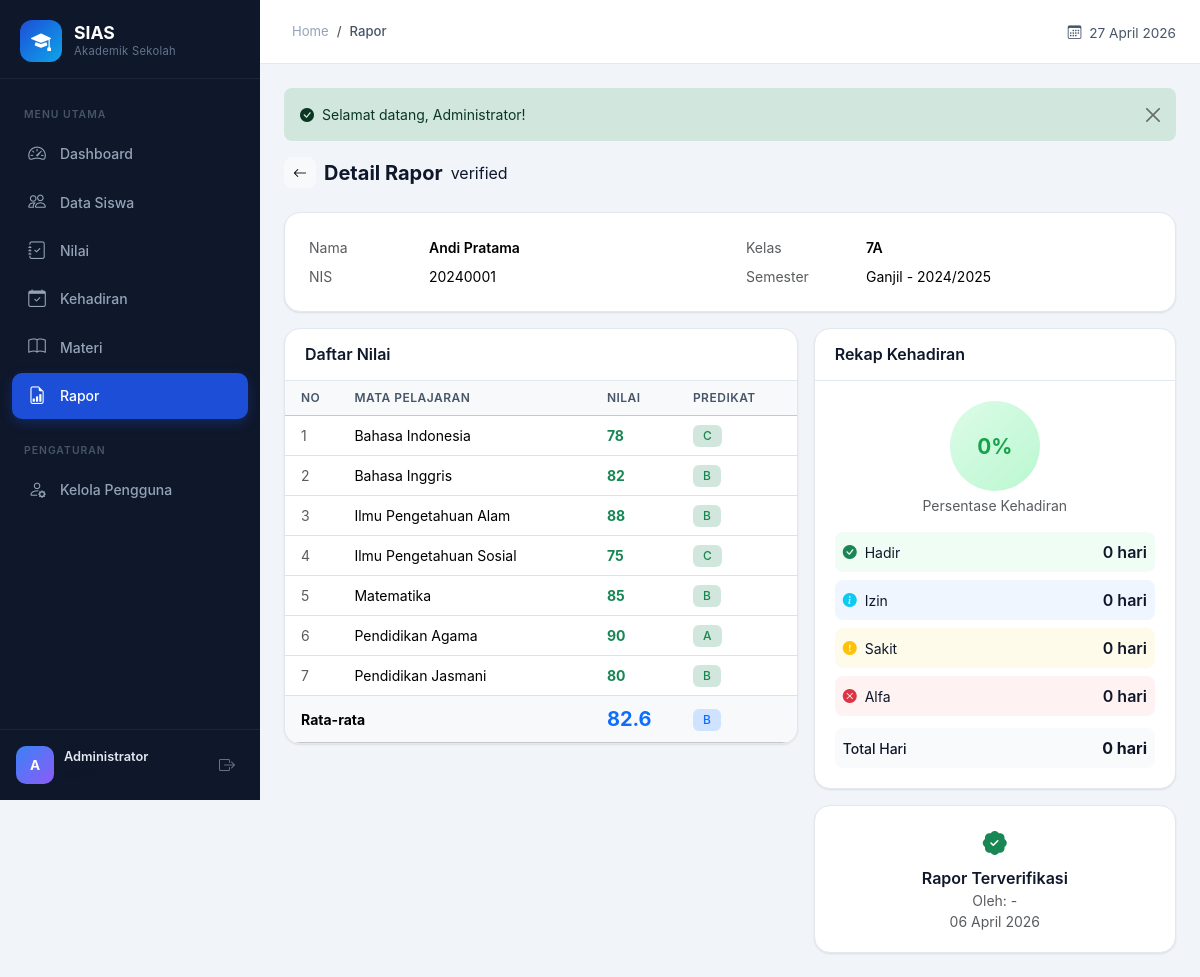
Screenshot of /index.php?page=rapor&action=detail&id=40 (signed in) with the database file from the repository.
### tables this page shows
CREATE TABLE `users` (
  `id` int(11) NOT NULL,
  `nama` varchar(100) NOT NULL,
  `email` varchar(100) NOT NULL,
  `password` varchar(255) NOT NULL,
  `role` enum('admin','guru','kepala_sekolah') NOT NULL,
  `created_at` timestamp NOT NULL DEFAULT current_timestamp(),
  `updated_at` timestamp NOT NULL DEFAULT current_timestamp() ON UPDATE current_timestamp()
);

CREATE TABLE `rapor` (
  `id` int(11) NOT NULL,
  `siswa_id` int(11) NOT NULL,
  `semester` varchar(10) DEFAULT 'Ganjil',
  `tahun_ajaran` varchar(20) DEFAULT '2024/2025',
  `rata_rata` decimal(5,2) DEFAULT 0.00,
  `predikat` varchar(20) DEFAULT NULL,
  `status` enum('draft','verified') DEFAULT 'draft',
  `catatan` text DEFAULT NULL,
  `verified_by` int(11) DEFAULT NULL,
  `verified_at` timestamp NULL DEFAULT NULL,
  `created_at` timestamp NOT NULL DEFAULT current_timestamp(),
  `updated_at` timestamp NOT NULL DEFAULT current_timestamp() ON UPDATE current_timestamp()
);

CREATE TABLE `siswa` (
  `id` int(11) NOT NULL,
  `nama` varchar(100) NOT NULL,
  `nis` varchar(20) NOT NULL,
  `kelas` varchar(20) NOT NULL,
  `jenis_kelamin` enum('L','P') DEFAULT 'L',
  `created_at` timestamp NOT NULL DEFAULT current_timestamp(),
  `updated_at` timestamp NOT NULL DEFAULT current_timestamp() ON UPDATE current_timestamp()
);

CREATE TABLE `nilai` (
  `id` int(11) NOT NULL,
  `siswa_id` int(11) NOT NULL,
  `mapel_id` int(11) NOT NULL,
  `nilai_angka` decimal(5,2) NOT NULL,
  `semester` varchar(10) DEFAULT 'Ganjil',
  `tahun_ajaran` varchar(20) DEFAULT '2024/2025',
  `created_at` timestamp NOT NULL DEFAULT current_timestamp()
);

CREATE TABLE `mapel` (
  `id` int(11) NOT NULL,
  `nama_mapel` varchar(100) NOT NULL,
  `kode` varchar(10) NOT NULL,
  `created_at` timestamp NOT NULL DEFAULT current_timestamp()
);

### views/rapor/detail.php (the view, shortened to what the rows shown need)
<?php
 $nilai = $data['nilaiList'];
 $rekap = $data['rekapHadir'];
 $rapor = $data['rapor'];
 $siswa = $data['siswa'];
?>
<div class="d-flex align-items-center gap-2 mb-4">
    <a href="<?= BASE_URL ?>/index.php?page=rapor" class="btn btn-light rounded-3 btn-sm">
        <i class="bi bi-arrow-left"></i>
    </a>
    <h5 class="fw-bold mb-0">Detail Rapor</h5>
    <?= badgeRapor($rapor['status']) ?>
</div>
<div class="content-card mb-3">
    <div class="content-card-body">
        <div class="row">
            <div class="col-md-6">
                <table class="table table-borderless table-sm mb-0">
                    <tr><td class="text-muted" style="width:120px;">Nama</td><td class="fw-semibold"><?= e($siswa['nama']) ?></td></tr>
                    <tr><td class="text-muted">NIS</td><td><?= e($siswa['nis']) ?></td></tr>
                </table>
            </div>
            <div class="col-md-6">
                <table class="table table-borderless table-sm mb-0">
                    <tr><td class="text-muted" style="width:120px;">Kelas</td><td class="fw-semibold"><?= e($siswa['kelas']) ?></td></tr>
                    <tr><td class="text-muted">Semester</td><td><?= e($rapor['semester']) ?> - <?= e($rapor['tahun_ajaran']) ?></td></tr>
                </table>
            </div>
        </div>
    </div>
</div>
<div class="row g-3">
    <div class="col-lg-7">
        <div class="content-card">
            <div class="content-card-header">
                <h6 class="mb-0 fw-semibold">Daftar Nilai</h6>
            </div>
            <div class="table-responsive">
                <table class="table table-hover align-middle mb-0">
                    <thead>
                        <tr class="table-light">
                            <th class="ps-3">No</th>
                            <th>Mata Pelajaran</th>
                            <th>Nilai</th>
                            <th>Predikat</th>
                        </tr>
                    </thead>
                    <tbody>
                        <?php if (empty($nilai)): ?>
                        <tr><td colspan="4" class="text-center text-muted py-4">Belum ada nilai.</td></tr>
                        <?php else: ?>
                            <?php $no = 1; foreach ($nilai as $n): ?>
                            <tr>
                                <td class="ps-3 text-muted"><?= $no++ ?></td>
                                <td><?= e($n['nama_mapel']) ?></td>
                                <td class="fw-bold <?= $n['nilai_angka'] >= 75 ? 'text-success' : 'text-danger' ?>">
                                    <?= number_format($n['nilai_angka'], 0) ?>
                                </td>
                                <td>
                                    <span class="badge <?= $n['nilai_angka'] >= 75 ? 'bg-success-subtle text-success' : 'bg-danger-subtle text-danger' ?> rounded-2">
                                        <?= getPredikat($n['nilai_angka']) ?>
                                    </span>
                                </td>
                            </tr>
                            <?php endforeach; ?>
                        <?php endif; ?>
                    </tbody>
                    <?php if (!empty($nilai)): ?>
                    <tfoot>
                        <tr class="table-light fw-bold">
                            <td colspan="2" class="ps-3">Rata-rata</td>
                            <td class="text-primary fs-5"><?= number_format($rapor['rata_rata'], 1) ?></td>
                            <td>
                                <span class="badge bg-primary-subtle text-primary rounded-2"><?= e($rapor['predikat']) ?></span>
                            </td>
                        </tr>
                    </tfoot>
                    <?php endif; ?>
                </table>
            </div>
        </div>
    </div>
    <div class="col-lg-5">
        <div class="content-card">
            <div class="content-card-header">
                <h6 class="mb-0 fw-semibold">Rekap Kehadiran</h6>
            </div>
            <div class="content-card-body">
                <?php if ($rekap): ?>
                <div class="text-center mb-3">
                    <div class="d-inline-flex align-items-center justify-content-center rounded-circle"
                         style="width:90px;height:90px;background:linear-gradient(135deg,#dcfce7,#bbf7d0);">
                        <?php
                        $totalH = (int)($rekap['total'] ?? 0);
                        $hadirH = (int)($rekap['hadir'] ?? 0);
                        $persenH = $totalH > 0 ? round(($hadirH / $totalH) * 100) : 0;
                        ?>
                        <span class="fw-bold" style="font-size:1.3rem;color:#16a34a;"><?= $persenH ?>%</span>
                    </div>
                    <p class="text-muted small mt-1 mb-0">Persentase Kehadiran</p>
                </div>
                <div class="d-flex flex-column gap-2">
                    <div class="d-flex justify-content-between align-items-center p-2 rounded-3" style="background:#f0fdf4;">
                        <span class="small"><i class="bi bi-check-circle-fill text-success me-2"></i>Hadir</span>
                        <span class="fw-semibold"><?= $hadirH ?> hari</span>
                    </div>
                    <div class="d-flex justify-content-between align-items-center p-2 rounded-3" style="background:#eff6ff;">
                        <span class="small"><i class="bi bi-info-circle-fill text-info me-2"></i>Izin</span>
                        <span class="fw-semibold"><?= (int)($rekap['izin'] ?? 0) ?> hari</span>
                    </div>
                    <div class="d-flex justify-content-between align-items-center p-2 rounded-3" style="background:#fffbeb;">
                        <span class="small"><i class="bi bi-exclamation-circle-fill text-warning me-2"></i>Sakit</span>
                        <span class="fw-semibold"><?= (int)($rekap['sakit'] ?? 0) ?> hari</span>
                    </div>
                    <div class="d-flex justify-content-between align-items-center p-2 rounded-3" style="background:#fef2f2;">
                        <span class="small"><i class="bi bi-x-circle-fill text-danger me-2"></i>Alfa</span>
                        <span class="fw-semibold"><?= (int)($rekap['alfa'] ?? 0) ?> hari</span>
                    </div>
                    <div class="d-flex justify-content-between align-items-center p-2 rounded-3 mt-1" style="background:#f8fafc;">
                        <span class="small fw-medium">Total Hari</span>
                        <span class="fw-bold"><?= $totalH ?> hari</span>
                    </div>
                </div>
                <?php else: ?>
                <p class="text-muted text-center">Belum ada data kehadiran.</p>
                <?php endif; ?>
            </div>
        </div>
        <?php if ($rapor['status'] === 'verified'): ?>
        <div class="content-card mt-3">
            <div class="content-card-body text-center">
                <i class="bi bi-patch-check-fill text-success" style="font-size:1.5rem;"></i>
                <p class="fw-semibold mb-0 mt-1">Rapor Terverifikasi</p>
                <p class="text-muted small mb-0">Oleh: <?= e($rapor['verified_name'] ?? '-') ?></p>
                <p class="text-muted small mb-0"><?= $rapor['verified_at'] ? formatTanggal($rapor['verified_at']) : '-' ?></p>
            </div>
        </div>
        <?php endif; ?>
    </div>
</div>

### views/layouts/dashboard.php (shortened to what the rows shown need)
<?php
 $user = currentUser();
 $currentPage = $_GET['page'] ?? 'dashboard';
?>
<!DOCTYPE html>
<html lang="id">
<head>
    <link href="https://cdn.jsdelivr.net/npm/bootstrap@5.3.3/dist/css/bootstrap.min.css" rel="stylesheet">
    <link href="https://cdn.jsdelivr.net/npm/bootstrap-icons@1.11.3/font/bootstrap-icons.min.css" rel="stylesheet">
    <link href="<?= BASE_URL ?>/assets/css/custom.css" rel="stylesheet">
</head>
<body class="dashboard-body">
    <aside class="sidebar" id="sidebar">
        <div class="sidebar-brand">
            <div class="sidebar-logo">
                <i class="bi bi-mortarboard-fill"></i>
            </div>
            <div class="sidebar-brand-text">
                <span class="brand-name"><?= APP_NAME ?></span>
                <span class="brand-sub">Akademik Sekolah</span>
            </div>
        </div>
        <nav class="sidebar-nav">
            <div class="nav-section-label">MENU UTAMA</div>
            <a href="<?= BASE_URL ?>/index.php?page=dashboard"
               class="nav-link <?= $currentPage === 'dashboard' ? 'active' : '' ?>">
                <i class="bi bi-speedometer2"></i>
                <span>Dashboard</span>
            </a>
            <?php if (hasPermission('siswa')): ?>
            <a href="<?= BASE_URL ?>/index.php?page=siswa"
               class="nav-link <?= $currentPage === 'siswa' ? 'active' : '' ?>">
                <i class="bi bi-people"></i>
                <span>Data Siswa</span>
            </a>
            <?php endif; ?>
            <?php if (hasPermission('nilai')): ?>
            <a href="<?= BASE_URL ?>/index.php?page=nilai"
               class="nav-link <?= $currentPage === 'nilai' ? 'active' : '' ?>">
                <i class="bi bi-journal-check"></i>
                <span>Nilai</span>
            </a>
            <?php endif; ?>
            <?php if (hasPermission('kehadiran')): ?>
            <a href="<?= BASE_URL ?>/index.php?page=kehadiran"
               class="nav-link <?= $currentPage === 'kehadiran' ? 'active' : '' ?>">
                <i class="bi bi-calendar-check"></i>
                <span>Kehadiran</span>
            </a>
            <?php endif; ?>
            <?php if (hasPermission('materi')): ?>
            <a href="<?= BASE_URL ?>/index.php?page=materi"
               class="nav-link <?= $currentPage === 'materi' ? 'active' : '' ?>">
                <i class="bi bi-book"></i>
                <span>Materi</span>
            </a>
            <?php endif; ?>
            <?php if (hasPermission('rapor')): ?>
            <a href="<?= BASE_URL ?>/index.php?page=rapor"
               class="nav-link <?= $currentPage === 'rapor' ? 'active' : '' ?>">
                <i class="bi bi-file-earmark-bar-graph"></i>
                <span>Rapor</span>
            </a>
            <?php endif; ?>
            <?php if (hasPermission('users')): ?>
            <div class="nav-section-label mt-2">PENGATURAN</div>
            <a href="<?= BASE_URL ?>/index.php?page=users"
               class="nav-link <?= $currentPage === 'users' ? 'active' : '' ?>">
                <i class="bi bi-person-gear"></i>
                <span>Kelola Pengguna</span>
            </a>
            <?php endif; ?>
        </nav>
        <div class="sidebar-footer">
            <div class="sidebar-user">
                <div class="user-avatar">
                    <?= strtoupper(mb_substr($user['nama'], 0, 1)) ?>
                </div>
                <div class="user-info">
                    <span class="user-name"><?= e($user['nama']) ?></span>
                    <span class="user-role"><?= roleLabel($user['role']) ?></span>
                </div>
                <a href="<?= BASE_URL ?>/index.php?page=logout"
                   class="btn-logout" title="Keluar">
                    <i class="bi bi-box-arrow-right"></i>
                </a>
            </div>
        </div>
    </aside>
    <div class="main-wrapper">
        <header class="top-header">
            <div class="d-flex align-items-center">
                <nav aria-label="breadcrumb" class="ms-2">
                    <ol class="breadcrumb mb-0">
                        <li class="breadcrumb-item"><a href="<?= BASE_URL ?>/index.php?page=dashboard">Home</a></li>
                        <li class="breadcrumb-item active"><?= e($pageTitle ?? ucfirst($currentPage)) ?></li>
                    </ol>
                </nav>
            </div>
            <div class="header-actions">
                <span class="header-date">
                    <i class="bi bi-calendar3 me-1"></i>
                    <?= formatTanggal(date('Y-m-d')) ?>
                </span>
            </div>
        </header>
        <main class="page-content">
            <?php if (hasFlash('success')): ?>
                <div class="alert alert-success alert-dismissible fade show border-0 rounded-3" role="alert">
                    <i class="bi bi-check-circle-fill me-2"></i><?= getFlash('success') ?>
                    <button type="button" class="btn-close" data-bs-dismiss="alert"></button>
                </div>
            <?php endif; ?>
            <?php
            if (file_exists($viewFile)) {
                include $viewFile;
            } else {
                echo '<div class="alert alert-warning">Halaman tidak ditemukan.</div>';
            }
            ?>
        </main>
    </div>
</body>
</html>

### rows the page displays
users: nama "A", nama "Administrator"
rapor: status "verified", semester "Ganjil", tahun_ajaran "2024/2025", rata_rata "82.6", predikat "B", verified_at "06 April 2026"
siswa: nama "Andi Pratama", nis "20240001", kelas "7A"
nilai: mapel.nama_mapel "Bahasa Indonesia", nilai_angka "78", nilai_angka "C"
nilai: mapel.nama_mapel "Bahasa Inggris", nilai_angka "82", nilai_angka "B"
nilai: mapel.nama_mapel "Ilmu Pengetahuan Alam", nilai_angka "88", nilai_angka "B"
nilai: mapel.nama_mapel "Ilmu Pengetahuan Sosial", nilai_angka "75", nilai_angka "C"
nilai: mapel.nama_mapel "Matematika", nilai_angka "85", nilai_angka "B"
nilai: mapel.nama_mapel "Pendidikan Agama", nilai_angka "90", nilai_angka "A"
nilai: mapel.nama_mapel "Pendidikan Jasmani", nilai_angka "80", nilai_angka "B"

### other values shown
APP_NAME "SIAS"
$pageTitle "Rapor"
getFlash('success') "Selamat datang, Administrator!"
$persenH "0"
$hadirH "0"
$rekap['izin'] "0"
$rekap['sakit'] "0"
$rekap['alfa'] "0"
$totalH "0"
$rapor['verified_name'] "-"
